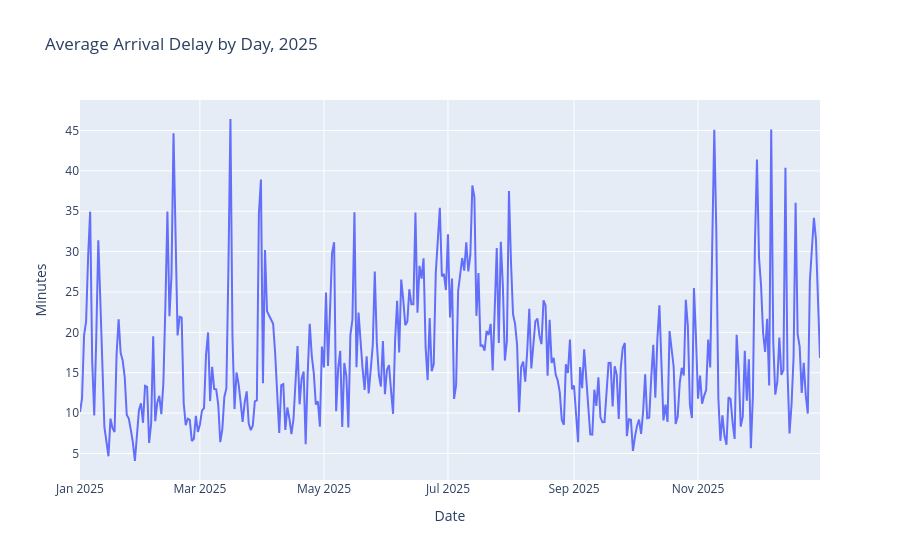

The notebook cell this image was saved under:
### Code cell
import plotly.graph_objects as go

ts_query = """
SELECT flight_date, AVG(arr_delay_minutes) AS avg_delay
FROM flights WHERE cancelled = 0 AND diverted = 0
GROUP BY flight_date ORDER BY flight_date
"""
ts_df = pd.read_sql(ts_query, engine)

fig3 = go.Figure(go.Scatter(x=ts_df["flight_date"], y=ts_df["avg_delay"], mode="lines"))
fig3.update_layout(title="Average Arrival Delay by Day, 2025", xaxis_title="Date", yaxis_title="Minutes")
fig3.write_html(images_dir + r"\delay_time_series.html")
fig3.show()

### Figure 1 — Plotly figure (JSON) as saved in the notebook; plotly's stock layout.template omitted (floating-point values rounded to 4 significant figures; data arrays with more than 128 entries replaced by an {"elided": "..."} marker saying what was removed)
{"data": [{"mode": "lines", "type": "scatter", "x": {"elided": "365 str values"}, "y": {"elided": "365 float values"}}], "layout": {"title": {"text": "Average Arrival Delay by Day, 2025"}, "xaxis": {"title": {"text": "Date"}}, "yaxis": {"title": {"text": "Minutes"}}}}
